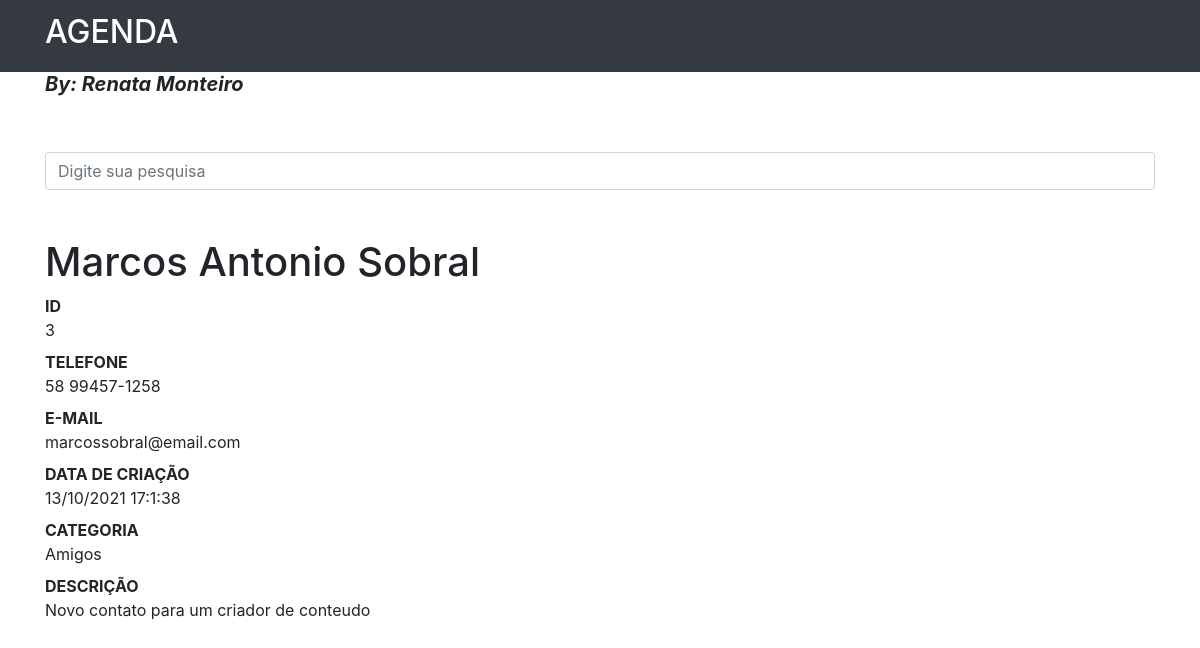
Page /3 on the committed database.
### contatos/models.py (models this page shows, shortened)
class Contato(models.Model):
    nome = models.CharField(max_length=255)
    sobrenome = models.CharField(max_length=255, blank=True)
    telefone = models.CharField(max_length=255)
    email = models.CharField(max_length=255, blank=True)
    data_criacao = models.DateTimeField(default=timezone.now)
    descricao = models.TextField(blank=True)
    categoria = models.ForeignKey(Categoria, on_delete=models.DO_NOTHING)
    mostrar = models.BooleanField(default=True)
    foto = models.ImageField(blank=True, upload_to='fotos/%Y/%m')

class Categoria(models.Model):
    nome = models.CharField(max_length=255)
    def __str__(self):
        return self.nome

### contatos/views.py (the view)
# urls.py: path('<int:contato_id>', views.ver_contato, name='ver_contato'),
def ver_contato(request, contato_id):
    contato = get_object_or_404(Contato, id=contato_id)
    if not contato.mostrar:
        raise Http404()
    return render(request, 'contatos/ver_contato.html', {
        'contato': contato
    })

### contatos/templates/contatos/ver_contato.html (shortened to what this page needs)
{% extends 'base.html' %}
{%block conteudo%}
<h1 class="mt-5">{{ contato.nome }} {{ contato.sobrenome }} </h1>
  <dl>
      <dt>ID</dt>
      <dd>{{ contato.id }}</dd>
      <dt>TELEFONE</dt>
      <dd>{{ contato.telefone }}</dd>
      <dt>E-MAIL</dt>
      <dd>{{ contato.email }}</dd>
      <dt>DATA DE CRIAÇÃO</dt>
      <dd>{{ contato.data_criacao|date:'d/m/Y H:1:s' }}</dd>
      <dt>CATEGORIA</dt>
      <dd>{{ contato.categoria }}</dd>
      <dt>DESCRIÇÃO</dt>
      <dd>{{ contato.descricao }}</dd>
  </dl>
{%endblock%}

### rows in the picture
Contato: nome "Marcos", sobrenome "Antonio Sobral", id "3", telefone "58 99457-1258", email "marcossobral@email.com", data_criacao "13/10/2021 17:1:38", categoria "Amigos", descricao "Novo contato para um criador de conteudo"
